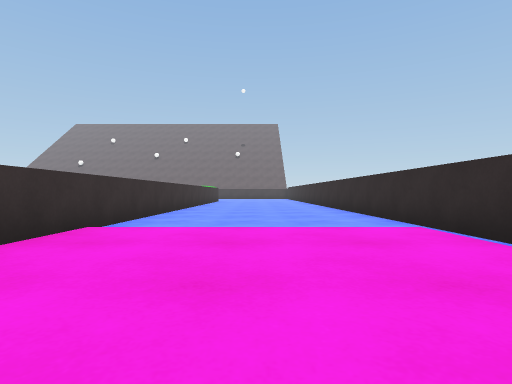
View 1 (above)

24 first-person views from a walk through a 3-D level made in the Unity game engine. The camera is 0.55 m above the floor, looks level and sees 80° across. The floor is counted in squares, 1 m on a side. Each view is taken from the middle of a square. On the plan, view 1 faces up. The plan holds only what a view shows up to about 9 squares ahead; the rest is blank. The place goes on beyond the plan. The player character is not drawn. Surface patterns are stand-ins for the level's own textures.

View 2
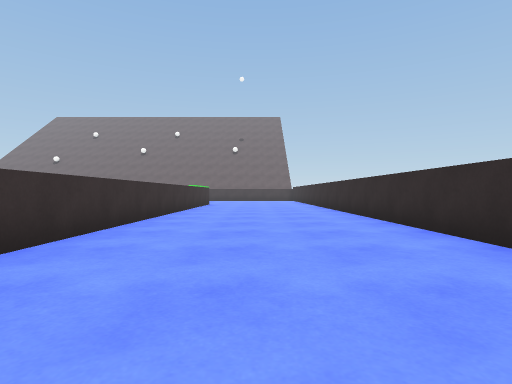

View 3
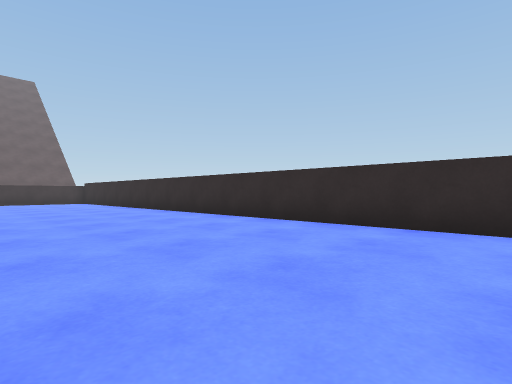

View 4
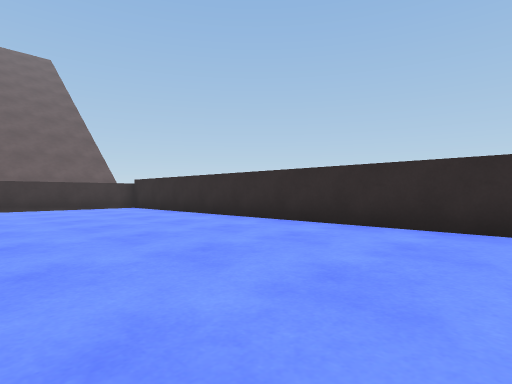

View 5
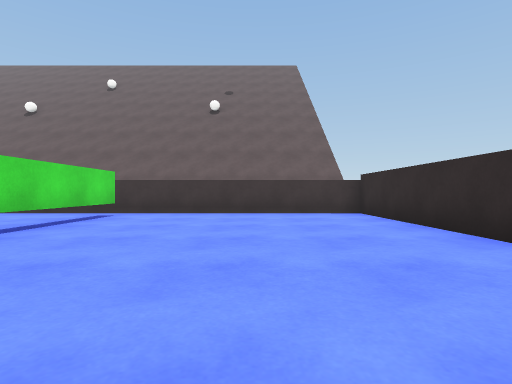

View 6
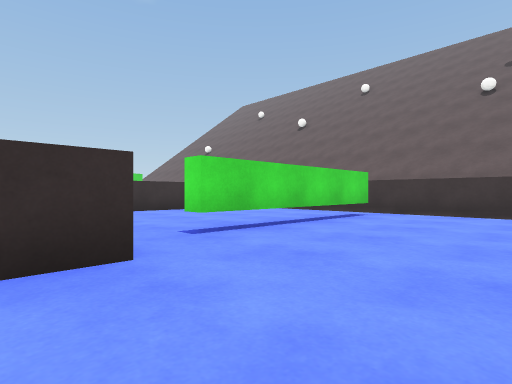

View 7
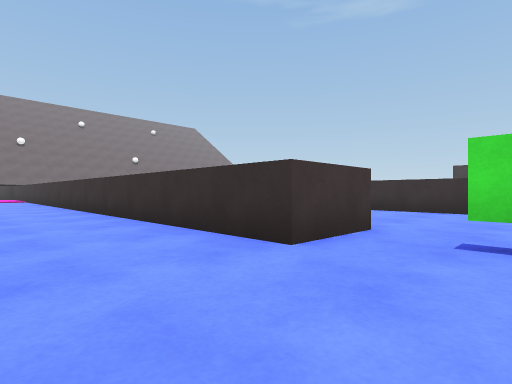

View 8
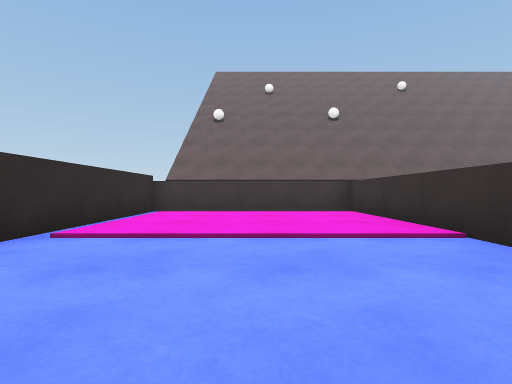

View 9
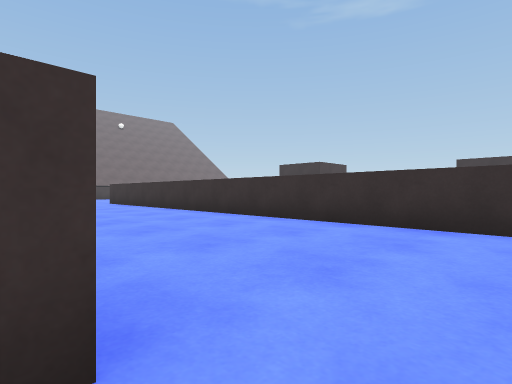

View 10
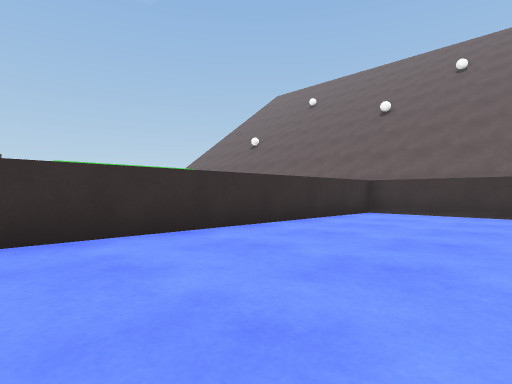

View 11
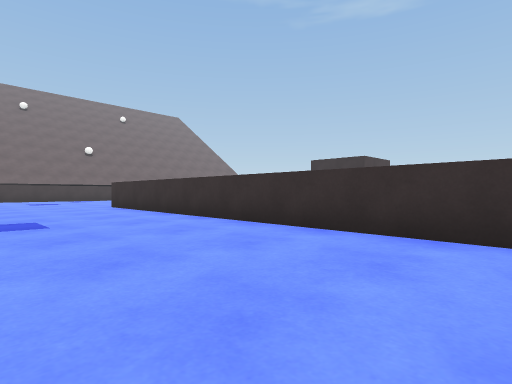

View 12
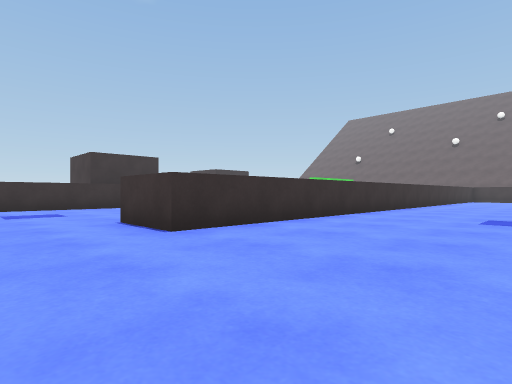

View 13
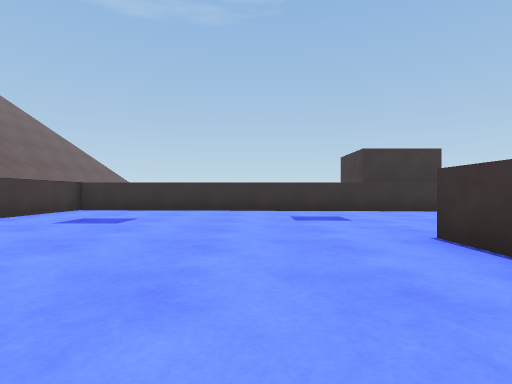

View 14
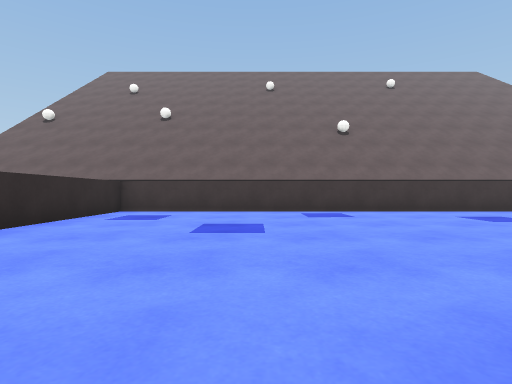

View 15
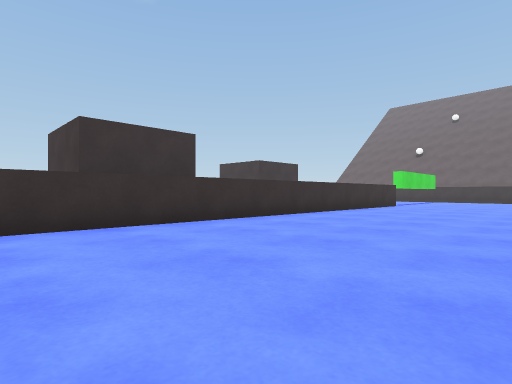

View 16
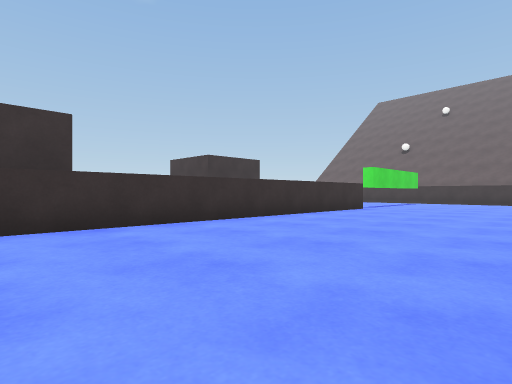

View 17
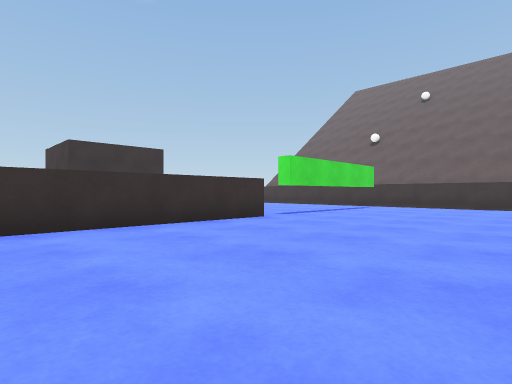

View 18
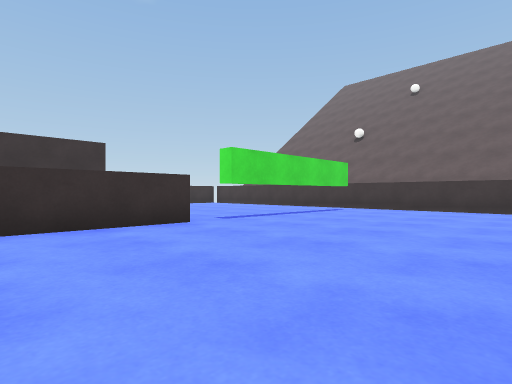

View 19
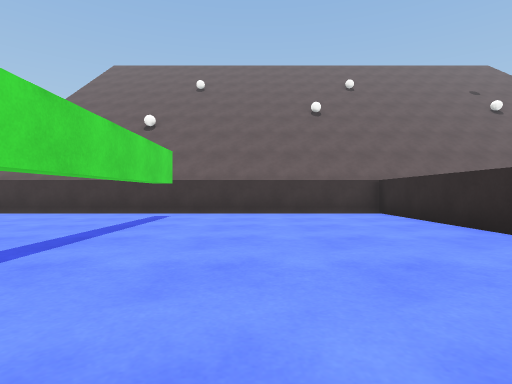

View 20
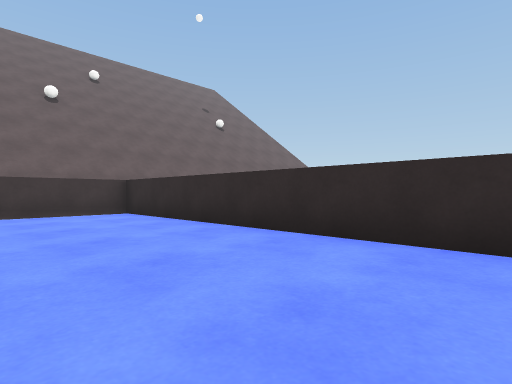

View 21
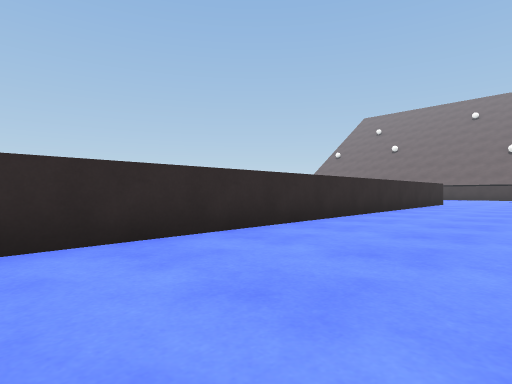

View 22
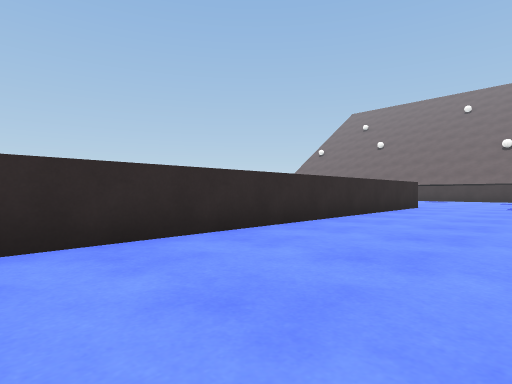

View 23
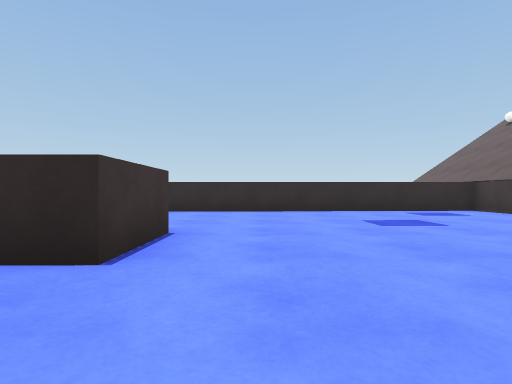

View 24
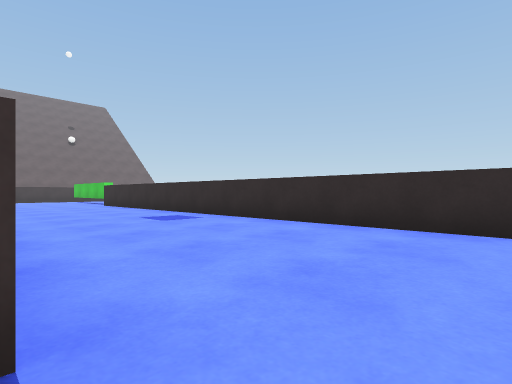

### Floor plan
Key: @ floor where view 1 was taken; # wall or solid block; . main floor; : floor 0.05 m higher than the main floor; - floor 0.05 m lower than the main floor; + floor 0.1 m higher than the main floor; ^ raised ledge; T thing the floor can be seen under or through.
Columns run from 21 left of view 1 to 3 right of it. Each row starts with its distance up from view 1.
 29         ^^    ^^   ^^
 28 ^^^^^^^^^^^  ^^^ ^^^^^^
 27  ----------##----------##
 26  ----T-----##----T------#
 25   ---T-----##----T------#
 24    ..T..---##----T------#
 23    ..T.....##....T......#
 22    ..T.....##....T......#
 21     .......##...........#
 20      #.....##....##.....#
 19      #.....##.... #.....#
 18      #.....##.... #.....#
 17      #.....##.... #.....#
 16      #.....##.... #.....#
 15      #.....##.... #.....#
 14      #.....##....##.....#
 13      #.....##....##.....#
 12      #.....##....##.....#
 11      #.....##....##.....#
 10      #.....##....##.....#
  9      #.....##....##.....#
  8      #:::::##::::##.....#
  7      #:::::::::::##:::::#
  6      #:::::::::::##:::::#
  5      #:::::::::::##:::::#
  4      #:::::::::::##+++++#
  3      #:::::::::::##+++++#
  2      #:::::::::::##+++++#
  1      #:::::::::::##+++++#
  0      #:::::::::::##::@::#
 -1       ^^^^^^^^^^^  ^^^^^

Where each view was taken, in squares from view 1:
view 1: 0 up, 0 right, facing up
view 2: 4 up, 0 right, facing up
view 3: 10 up, 2 left, facing up-right
view 4: 16 up, 2 left, facing up-right
view 5: 19 up, 0 right, facing up
view 6: 19 up, 0 right, facing up-left
view 7: 22 up, 0 right, facing down-left
view 8: 8 up, 0 right, facing down
view 9: 21 up, 4 left, facing down-left
view 10: 19 up, 5 left, facing up-left
view 11: 18 up, 5 left, facing down-left
view 12: 5 up, 5 left, facing up-left
view 13: 5 up, 7 left, facing left
view 14: 8 up, 8 left, facing down
view 15: 7 up, 11 left, facing up-left
view 16: 10 up, 11 left, facing up-left
view 17: 15 up, 11 left, facing up-left
view 18: 17 up, 11 left, facing up-left
view 19: 19 up, 14 left, facing up
view 20: 19 up, 14 left, facing up-right
view 21: 21 up, 14 left, facing down-right
view 22: 18 up, 14 left, facing down-right
view 23: 6 up, 13 left, facing right
view 24: 6 up, 9 left, facing up-right
